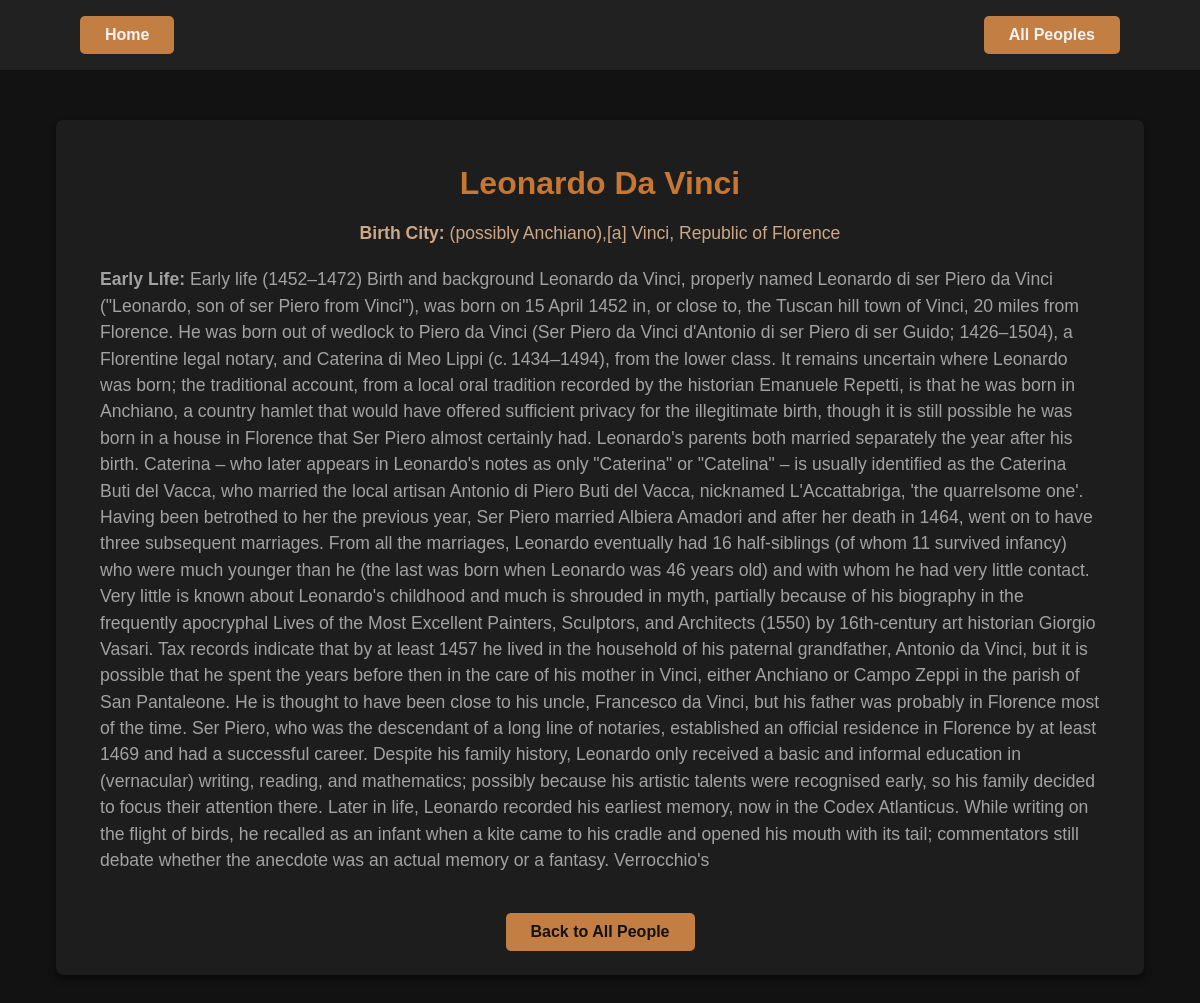
The page /person/12 on the database its author committed.
### models/models.py (models this page shows, shortened)
class Person(db.Model):
    id = db.Column(db.Integer, primary_key=True)
    first_name = db.Column(db.String(100), nullable=False)
    last_name = db.Column(db.String(100), nullable=True)  # Nullable to handle single names
    birth_city = db.Column(db.String(100))
    early_life = db.Column(db.String(250))

### app.py (the view)
@app.route('/person/<int:id>')
def person_details(id):
    person = Person.query.get_or_404(id)
    if person.early_life and "early life" in person.early_life.lower():
        person.early_life = person.early_life.replace("Early Life", "").strip().lstrip(":")
    return render_template('details.html', person=person)

### templates/details.html (shortened to what this page needs)
{% extends 'base.html' %}
{% block content %}
<div class="details-container container">
  <h1>{{ person.first_name }} {{ person.last_name }}</h1>
  <p class="birth_city"><strong>Birth City:</strong> {{ person.birth_city or 'Information Not Found' }}</p>
  <p><strong>Early Life:</strong> {{ person.early_life }}</p>
  <a href="{{ url_for('all_people') }}">Back to All People</a>
</div>
{% endblock %}

### static/css/style.css (style rules this page uses)
body { font-family: Arial, sans-serif; margin: 0; padding: 0; opacity: 0.95; background-color: #121212; color: #e0e0e0; }
h1 { text-transform: capitalize; font-size: 2em; margin-bottom: 14px; text-align: center; font-family: Arial, Helvetica, sans-serif; color: #cf7d35; }
a { display: inline-block; max-width: fit-content; margin-top: 20px; padding: 10px 25px; background-color: #cd8546; color: #121212; text-decoration: none; border-radius: 5px; text-align: center; font-weight: bold; text-decoration: none; transition: background-color 0.3s; }
p { text-align: left; font-size: 1.1em; margin-bottom: 20px; color: #aaaaaa; line-height: 1.5; }
.container { position: relative; max-width: 1000px; margin: 50px auto; padding: 20px; background: #1e1e1e; box-shadow: 0 4px 8px rgba(0, 0, 0, 0.5); border-radius: 8px; text-align: center; }
.birth_city { color: #d8b08c; text-align: center; }
.details-container { padding: 24px 44px; }

### rows shown on the page
Person: first_name "Leonardo", last_name "Da Vinci", birth_city "(possibly Anchiano),[a] Vinci, Republic of Florence", early_life "Early life (1452–1472) Birth and background Leonardo da Vinci, properly named Leonardo di ser Piero da Vinci (\"Leonardo, son of ser Piero from Vinci\"), was born on 15 April 1452 in, or close to, the Tuscan hill town of Vinci, 20 miles from Florence. He was born out of wedlock to Piero da Vinci (Ser Piero da Vinci d'Antonio di ser Piero di ser Guido; 1426–1504), a Florentine legal notary, and Caterina di Meo Lippi (c. 1434–1494), from the lower class. It remains uncertain where Leonardo was born; the traditional account, from a local oral tradition recorded by the historian Emanuele Repetti, is that he was born in Anchiano, a country hamlet that would have offered sufficient privacy for the…"
